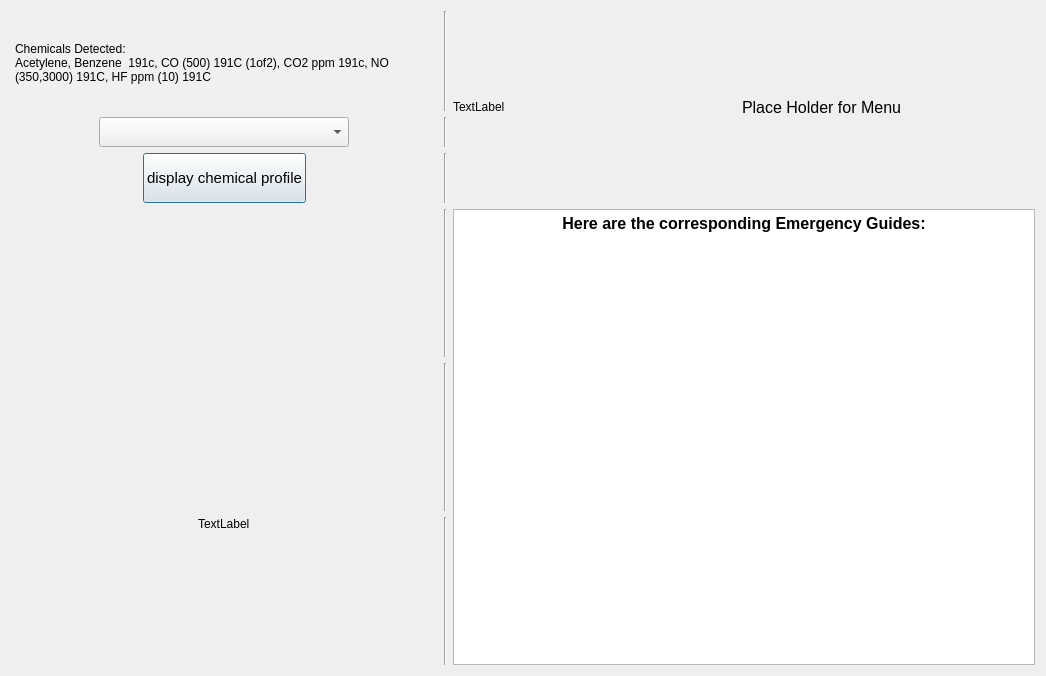
<?xml version="1.0" encoding="UTF-8"?>
<ui version="4.0">
 <class>SecDialog</class>
 <widget class="QDialog" name="SecDialog">
  <property name="geometry">
   <rect>
    <x>0</x>
    <y>0</y>
    <width>1046</width>
    <height>676</height>
   </rect>
  </property>
  <property name="windowTitle">
   <string>Dialog</string>
  </property>
  <layout class="QGridLayout" name="gridLayout_2">
   <item row="0" column="0">
    <layout class="QGridLayout" name="gridLayout">
     <property name="sizeConstraint">
      <enum>QLayout::SetDefaultConstraint</enum>
     </property>
     <property name="horizontalSpacing">
      <number>6</number>
     </property>
     <item row="9" column="2">
      <widget class="Line" name="line_3">
       <property name="orientation">
        <enum>Qt::Vertical</enum>
       </property>
      </widget>
     </item>
     <item row="4" column="1" alignment="Qt::AlignHCenter">
      <widget class="QPushButton" name="pushButton">
       <property name="sizePolicy">
        <sizepolicy hsizetype="Maximum" vsizetype="Maximum">
         <horstretch>0</horstretch>
         <verstretch>0</verstretch>
        </sizepolicy>
       </property>
       <property name="minimumSize">
        <size>
         <width>80</width>
         <height>0</height>
        </size>
       </property>
       <property name="maximumSize">
        <size>
         <width>250</width>
         <height>50</height>
        </size>
       </property>
       <property name="font">
        <font>
         <pointsize>11</pointsize>
         <weight>50</weight>
         <bold>false</bold>
        </font>
       </property>
       <property name="text">
        <string>display chemical profile</string>
       </property>
      </widget>
     </item>
     <item row="8" column="1">
      <widget class="QLabel" name="label_3">
       <property name="text">
        <string/>
       </property>
      </widget>
     </item>
     <item row="8" column="2">
      <widget class="Line" name="line">
       <property name="orientation">
        <enum>Qt::Vertical</enum>
       </property>
      </widget>
     </item>
     <item row="2" column="1">
      <widget class="QTextBrowser" name="DetectedText">
       <property name="sizePolicy">
        <sizepolicy hsizetype="Preferred" vsizetype="Preferred">
         <horstretch>0</horstretch>
         <verstretch>0</verstretch>
        </sizepolicy>
       </property>
       <property name="minimumSize">
        <size>
         <width>256</width>
         <height>100</height>
        </size>
       </property>
       <property name="maximumSize">
        <size>
         <width>16777215</width>
         <height>100</height>
        </size>
       </property>
       <property name="autoFillBackground">
        <bool>true</bool>
       </property>
       <property name="styleSheet">
        <string notr="true">background-color: rgb(240, 240, 240);border: none;</string>
       </property>
       <property name="html">
        <string>&lt;!DOCTYPE HTML PUBLIC &quot;-//W3C//DTD HTML 4.0//EN&quot; &quot;http://www.w3.org/TR/REC-html40/strict.dtd&quot;&gt;
&lt;html&gt;&lt;head&gt;&lt;meta name=&quot;qrichtext&quot; content=&quot;1&quot; /&gt;&lt;style type=&quot;text/css&quot;&gt;
p, li { white-space: pre-wrap; }
&lt;/style&gt;&lt;/head&gt;&lt;body style=&quot; font-family:'MS Shell Dlg 2'; font-size:8.25pt; font-weight:400; font-style:normal;&quot;&gt;
&lt;p align=&quot;center&quot; style=&quot;-qt-paragraph-type:empty; margin-top:0px; margin-bottom:0px; margin-left:0px; margin-right:0px; -qt-block-indent:0; text-indent:0px;&quot;&gt;&lt;br /&gt;&lt;/p&gt;
&lt;p style=&quot; margin-top:0px; margin-bottom:0px; margin-left:0px; margin-right:0px; -qt-block-indent:0; text-indent:0px;&quot;&gt;&lt;span style=&quot; font-size:9pt; color:#000000;&quot;&gt;&lt;br /&gt;Chemicals Detected:&lt;/span&gt;&lt;/p&gt;
&lt;p style=&quot; margin-top:0px; margin-bottom:0px; margin-left:0px; margin-right:0px; -qt-block-indent:0; text-indent:0px;&quot;&gt;&lt;span style=&quot; font-size:9pt; color:#000000;&quot;&gt;Acetylene, Benzene  191c, CO (500) 191C (1of2), CO2 ppm 191c, NO (350,3000) 191C, HF ppm (10) 191C&lt;/span&gt;&lt;/p&gt;&lt;/body&gt;&lt;/html&gt;</string>
       </property>
      </widget>
     </item>
     <item row="3" column="1" alignment="Qt::AlignHCenter">
      <widget class="QComboBox" name="comboBox">
       <property name="sizePolicy">
        <sizepolicy hsizetype="Preferred" vsizetype="Preferred">
         <horstretch>0</horstretch>
         <verstretch>0</verstretch>
        </sizepolicy>
       </property>
       <property name="minimumSize">
        <size>
         <width>250</width>
         <height>30</height>
        </size>
       </property>
       <property name="maximumSize">
        <size>
         <width>120</width>
         <height>30</height>
        </size>
       </property>
       <property name="font">
        <font>
         <pointsize>12</pointsize>
        </font>
       </property>
      </widget>
     </item>
     <item row="7" column="2">
      <widget class="Line" name="line_2">
       <property name="orientation">
        <enum>Qt::Vertical</enum>
       </property>
      </widget>
     </item>
     <item row="7" column="3" rowspan="3" colspan="2">
      <widget class="QTextBrowser" name="textBrowser">
       <property name="enabled">
        <bool>true</bool>
       </property>
       <property name="sizePolicy">
        <sizepolicy hsizetype="Preferred" vsizetype="Preferred">
         <horstretch>0</horstretch>
         <verstretch>0</verstretch>
        </sizepolicy>
       </property>
       <property name="html">
        <string>&lt;!DOCTYPE HTML PUBLIC &quot;-//W3C//DTD HTML 4.0//EN&quot; &quot;http://www.w3.org/TR/REC-html40/strict.dtd&quot;&gt;
&lt;html&gt;&lt;head&gt;&lt;meta name=&quot;qrichtext&quot; content=&quot;1&quot; /&gt;&lt;style type=&quot;text/css&quot;&gt;
p, li { white-space: pre-wrap; }
&lt;/style&gt;&lt;/head&gt;&lt;body style=&quot; font-family:'MS Shell Dlg 2'; font-size:8.25pt; font-weight:400; font-style:normal;&quot;&gt;
&lt;p align=&quot;center&quot; style=&quot; margin-top:0px; margin-bottom:0px; margin-left:0px; margin-right:0px; -qt-block-indent:0; text-indent:0px;&quot;&gt;&lt;span style=&quot; font-size:12pt; font-weight:600;&quot;&gt;Here are the corresponding Emergency Guides:&lt;/span&gt;&lt;/p&gt;&lt;/body&gt;&lt;/html&gt;</string>
       </property>
      </widget>
     </item>
     <item row="2" column="4" rowspan="3" alignment="Qt::AlignHCenter">
      <widget class="QLabel" name="label_4">
       <property name="font">
        <font>
         <pointsize>12</pointsize>
        </font>
       </property>
       <property name="text">
        <string>Place Holder for Menu</string>
       </property>
      </widget>
     </item>
     <item row="2" column="3" rowspan="3">
      <widget class="QLabel" name="label">
       <property name="sizePolicy">
        <sizepolicy hsizetype="Preferred" vsizetype="Preferred">
         <horstretch>0</horstretch>
         <verstretch>0</verstretch>
        </sizepolicy>
       </property>
       <property name="maximumSize">
        <size>
         <width>150</width>
         <height>150</height>
        </size>
       </property>
       <property name="text">
        <string>TextLabel</string>
       </property>
      </widget>
     </item>
     <item row="2" column="2">
      <widget class="Line" name="line_4">
       <property name="orientation">
        <enum>Qt::Vertical</enum>
       </property>
      </widget>
     </item>
     <item row="3" column="2">
      <widget class="Line" name="line_5">
       <property name="orientation">
        <enum>Qt::Vertical</enum>
       </property>
      </widget>
     </item>
     <item row="4" column="2">
      <widget class="Line" name="line_6">
       <property name="orientation">
        <enum>Qt::Vertical</enum>
       </property>
      </widget>
     </item>
     <item row="9" column="1" alignment="Qt::AlignHCenter|Qt::AlignTop">
      <widget class="QLabel" name="label_2">
       <property name="minimumSize">
        <size>
         <width>20</width>
         <height>0</height>
        </size>
       </property>
       <property name="text">
        <string>TextLabel</string>
       </property>
      </widget>
     </item>
    </layout>
   </item>
  </layout>
 </widget>
 <resources/>
 <connections/>
</ui>
